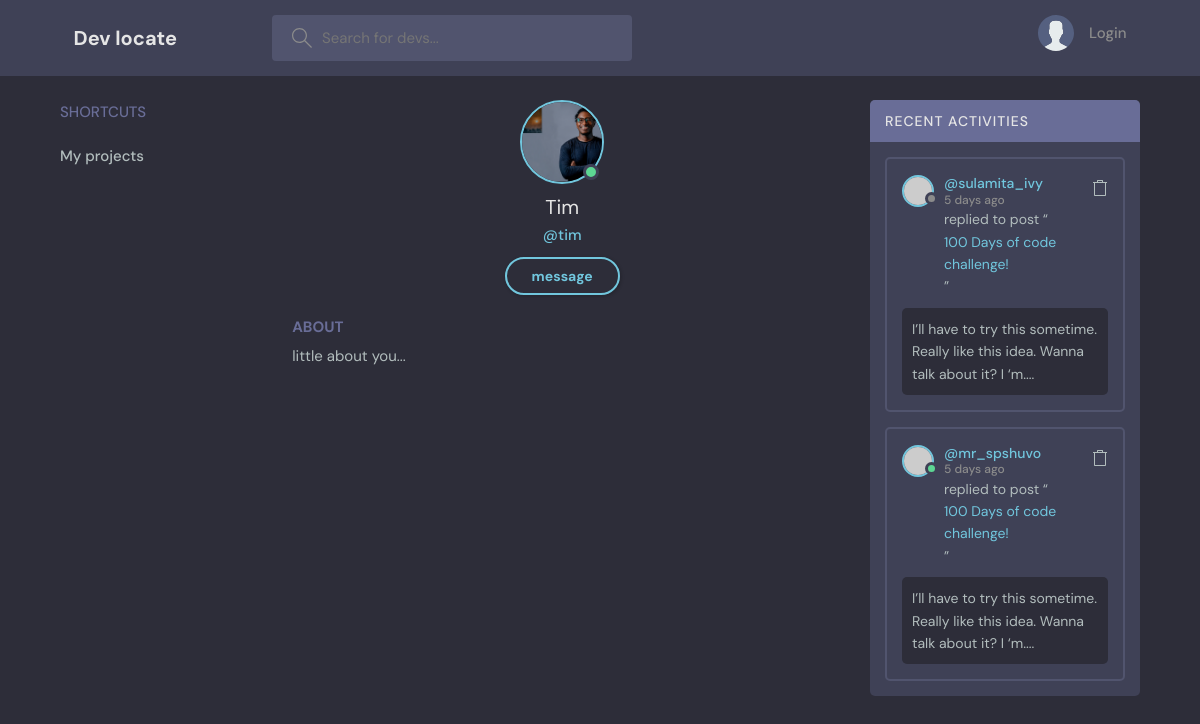
The page /accounts/profile/1/ on the database its author committed.
### accounts/models.py (models this page shows, shortened)
class Engineer(AbstractUser):
    username = models.CharField(max_length=200, null=True)
    email = models.EmailField(unique=True, null=True)
    bio = models.TextField()
    avatar = models.ImageField(default="profile.png")
    country = models.CharField(max_length=200)
    years_of_experience = models.PositiveIntegerField(null=True, blank=True)
    tech_stack = models.CharField(null=True, blank=True, max_length=300)
    USERNAME_FIELD = "email"
    REQUIRED_FIELDS = ["username"]

### accounts/views.py (the view)
# urls.py: path("profile/<str:pk>/", EngineerProfile.as_view(), name="profile"),
class EngineerProfile(DetailView):
    model = Engineer
    template_name = "../templates/profile.html"

### templates/profile.html (shortened to what this page needs)
{% extends 'base.html' %}
{% block content %}
<main class="profile-page layout layout--3">
    <div class="container">
        <div class="topics">
            <div class="topics__header">
                <h2>Shortcuts</h2>
            </div>
            <ul class="topics__list">
                <li>
                    <a href="{% url 'projects' engineer.id %}">My projects</a>
                </li>
            </ul>
        </div>
        <div class="roomList">
            <div class="profile">
                <div class="profile__avatar">
                    <div class="avatar avatar--large active">
                        <img src="{{engineer.avatar.url}}" />
                    </div>
                </div>
                <div class="profile__info">
                    <h3>{{engineer.username|title}}</h3>
                    <p>@{{engineer.username}}</p>
                    <a href="{% url 'create-message' engineer.id %}" class="btn btn--main btn--pill">message</a>
                </div>
                <div class="profile__about">
                    <h3>About</h3>
                    <p>
                        {{engineer.bio}}
                    </p>
                </div>
            </div>
        </div>
        <div class="activities">
            <div class="activities__header">
                <h2>Recent Activities</h2>
            </div>
            <div class="activities__box">
                <div class="activities__boxHeader roomListRoom__header">
                    <a href="profile.html" class="roomListRoom__author">
                        <div class="avatar avatar--small">
                            <img src="https://randomuser.me/api/portraits/women/11.jpg" />
                        </div>
                        <p>
                            @sulamita_ivy
                            <span>5 days ago</span>
                        </p>
                    </a>
                    <div class="roomListRoom__actions">
                        <a href="#">
                        </a>
                    </div>
                </div>
                <div class="activities__boxContent">
                    <p>replied to post “<a href="room.html">100 Days of code challenge!</a>”</p>
                    <div class="activities__boxRoomContent">
                        I’ll have to try this sometime. Really like this idea. Wanna talk about it? I ‘m....
                    </div>
                </div>
            </div>
            <div class="activities__box">
                <div class="activities__boxHeader roomListRoom__header">
                    <a href="profile.html" class="roomListRoom__author">
                        <div class="avatar avatar--small active">
                            <img src="https://randomuser.me/api/portraits/men/13.jpg" />
                        </div>
                        <p>
                            @mr_spshuvo
                            <span>5 days ago</span>
                        </p>
                    </a>
                    <div class="roomListRoom__actions">
                        <a href="#">
                        </a>
                    </div>
                </div>
                <div class="activities__boxContent">
                    <p>replied to post “<a href="room.html">100 Days of code challenge!</a>”</p>
                    <div class="activities__boxRoomContent">
                        I’ll have to try this sometime. Really like this idea. Wanna talk about it? I ‘m....
                    </div>
                </div>
            </div>
        </div>
    </div>
</main>
{% endblock %}

### rows shown on the page
Engineer: avatar (picture), username "Tim", username "tim", bio "little about you..."
